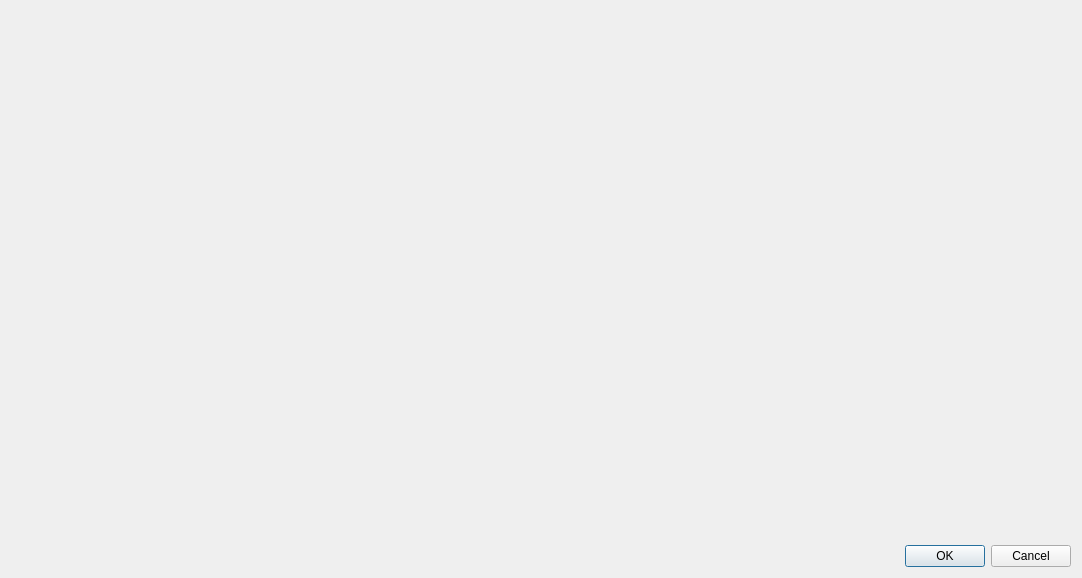
<?xml version="1.0" encoding="UTF-8"?>
<ui version="4.0">
 <class>DatabaseSettingsDialog</class>
 <widget class="QWidget" name="DatabaseSettingsDialog">
  <property name="geometry">
   <rect>
    <x>0</x>
    <y>0</y>
    <width>1082</width>
    <height>578</height>
   </rect>
  </property>
  <layout class="QVBoxLayout" name="verticalLayout" stretch="0,0">
   <item>
    <layout class="QHBoxLayout" name="horizontalLayout_2" stretch="0,1">
     <item>
      <widget class="CategoryListWidget" name="categoryList" native="true"/>
     </item>
     <item>
      <widget class="QStackedWidget" name="stackedWidget">
       <property name="currentIndex">
        <number>-1</number>
       </property>
      </widget>
     </item>
    </layout>
   </item>
   <item>
    <layout class="QHBoxLayout" name="horizontalLayout">
     <item>
      <widget class="QDialogButtonBox" name="buttonBox">
       <property name="standardButtons">
        <set>QDialogButtonBox::Cancel|QDialogButtonBox::Ok</set>
       </property>
      </widget>
     </item>
    </layout>
   </item>
  </layout>
 </widget>
 <customwidgets>
  <customwidget>
   <class>CategoryListWidget</class>
   <extends>QWidget</extends>
   <header>gui/CategoryListWidget.h</header>
   <container>1</container>
  </customwidget>
 </customwidgets>
 <resources/>
 <connections/>
</ui>
